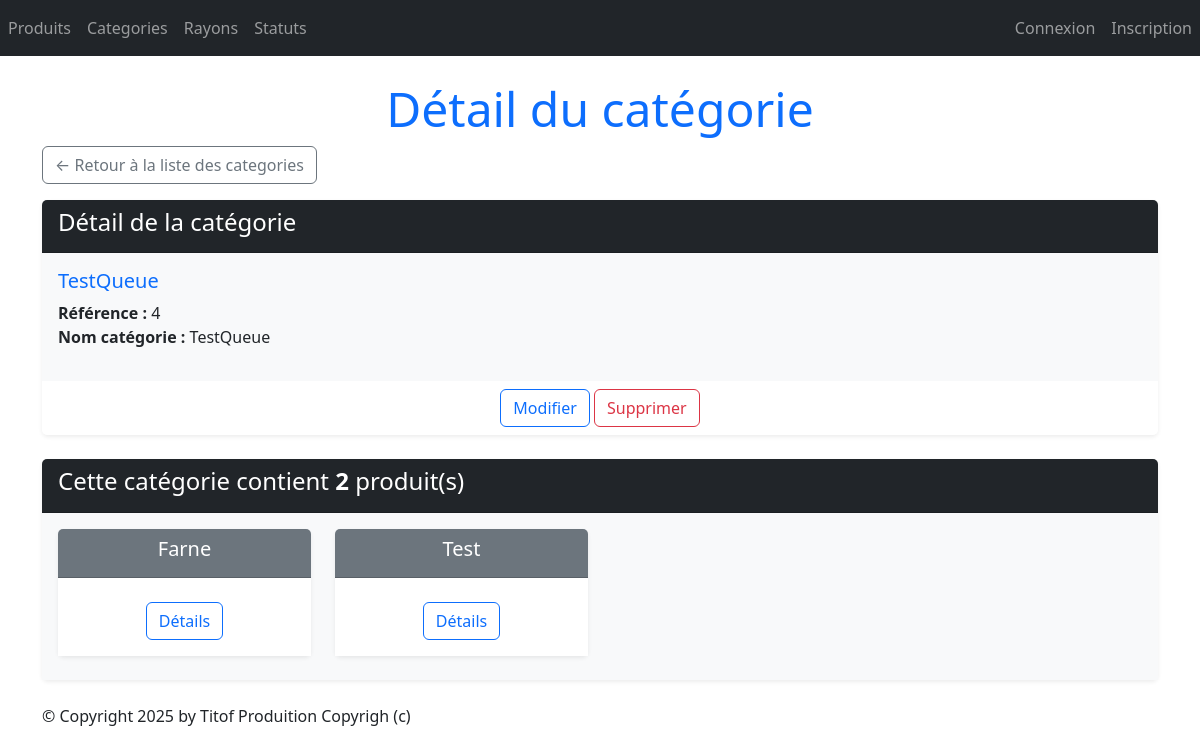
/monApp/categories/4/, run on the app's committed database.
### monApp/models.py (models this page shows, shortened)
class Categorie(models.Model):
    idCat = models.AutoField(primary_key=True)
    nomCat = models.CharField(max_length=100)

class Produit(models.Model):
    refProd = models.AutoField(primary_key=True)
    intituleProd = models.CharField(max_length=200)
    prixUnitaireProd = models.DecimalField(max_digits=10, decimal_places=2)
    dateFabProd = models.DateField(default=date.today)
    categorie = models.ForeignKey(Categorie, on_delete=models.CASCADE, related_name="produits_categorie", null=True, blank=True)
    status = models.ForeignKey(Statut, on_delete=models.CASCADE, related_name="produits_status",null=True, blank=True)

### monApp/views.py (the view)
# urls.py: path("categories/<int:pk>/", views.CategorieDetailView.as_view(), name="dtl_categorie"),
class CategorieDetailView(DetailView):
    model = Categorie
    template_name = "monApp/Read/detail/categorie.html"
    context_object_name = "categorie"
    def get_queryset(self):
        return Categorie.objects.annotate(nb_produits=Count('produits_categorie'))
    def get_context_data(self, **kwargs):
        context = super(CategorieDetailView, self).get_context_data(**kwargs)
        context['titremenu'] = "Détail du catégorie"
        context['prdts'] = self.object.produits_categorie.all()
        return context

### monApp/templates/monApp/Read/detail/categorie.html
{% extends 'monApp/base.html' %}
{% block menu %}
    <h1 class="display-5 text-center text-primary">{{ titremenu }}</h1>
{% endblock %}
{% block contenu %}
<div class="mb-3">
    <a href="{% url 'lst_categories' %}" class="btn btn-outline-secondary">
        &larr; Retour à la liste des categories
    </a>
</div>
    <div class="card mb-4 shadow-sm border-0">
        <div class="card-header bg-dark text-white">
            <h4>Détail de la catégorie</h4>
        </div>
        <div class="card-body bg-light">
            <h5 class="card-title text-primary">{{ categorie.nomCat }}</h5>
            <ul class="list-unstyled">
                <li><strong>Référence :</strong> {{ categorie.idCat }}</li>
                <li><strong>Nom catégorie :</strong> {{ categorie.nomCat }}</li>
            </ul>
        </div>
        <div class="card-footer text-center bg-white border-0">
            <button type="button" class="btn btn-outline-primary" onclick="window.location.href='{% url 'categorie_chng' categorie.idCat %}'">Modifier</button>
            <button onclick="window.location.href='{% url 'dlt_categorie' categorie.idCat %}';" class="btn btn-outline-danger">Supprimer</button>
        </div>
    </div>
    <div class="card mb-4 mt-2 shadow-sm border-0">
        <div class="card-header bg-dark text-white">
            <h4>Cette catégorie contient <strong>{{ categorie.nb_produits }}</strong> produit(s)</h4>
        </div>
        <div class="card-body bg-light">
            <div class="row">
                {% if prdts %}
                    {% for prdt in prdts %}
                        <div class="col-sm-3">
                            <div class="card mb-2 text-center border-0 shadow-sm">
                                <div class="card-header bg-secondary text-white">
                                    <h5 class="card-title">{{ prdt.intituleProd }}</h5>
                                </div>
                                <div class="card-body bg-white">
                                    <a href="{% url 'dtl_prdt' prdt.refProd %}" class="btn btn-outline-primary mt-2">Détails</a>
                                </div>
                            </div>
                        </div>
                    {% endfor %}
                {% else %}
                    <p class="text-muted">Aucun produit trouvé pour cette catégorie.</p>
                {% endif %}
            </div>
        </div>
    </div>
{% endblock %}

### static/styles.css (style rules this page uses)
h1 { color: red; }

### data on the page
Categorie: nomCat "TestQueue", idCat "4", nb_produits "2"
Produit: intituleProd "Farne"
Produit: intituleProd "Test"

### other printed values
{{ titremenu }} "Détail du catégorie"
